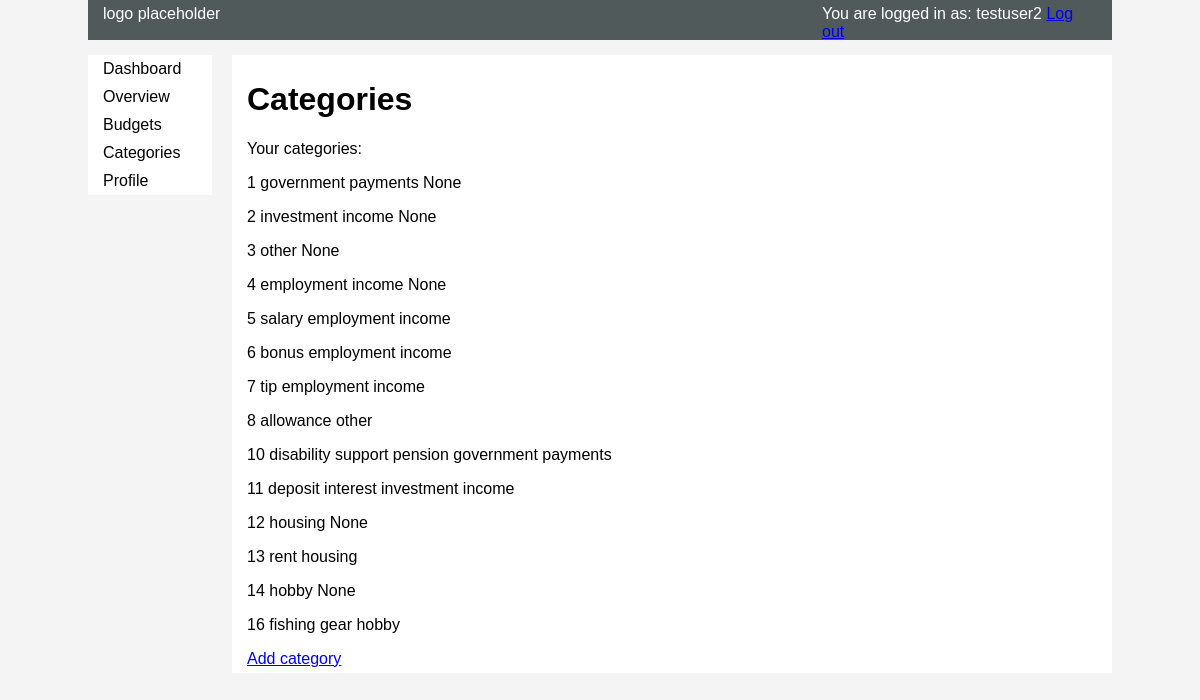
Page /budget/categories/ (signed in) on the committed database.
### budget/models.py (models this page shows)
class Category(models.Model):
    class Meta:
        verbose_name_plural = "Categories"
    parent = models.ForeignKey('self', on_delete=models.CASCADE, null=True, blank=True)
    name = models.CharField(max_length=30)
    user = models.ForeignKey(User, null=True, blank=True, on_delete=models.DO_NOTHING)
    def __str__(self):
        return str(self.name)

### budget/views.py (the view)
# urls.py: path('categories/', views.view_categories, name='budget_view_categories'),
def view_categories(request):
    categories = Category.objects.filter(user=None) | Category.objects.filter(user=request.user)
    return render(request, 'budget/view_categories.html', {'categories': categories})

### budget/templates/budget/view_categories.html (shortened to what this page needs)
{% extends "base.html" %}
{% block content %}
    <h1>Categories</h1>
    <p>Your categories:</p>
    <table>
        {% for category in categories %}
            <p>{{ category.pk }} {{ category.name }} {{ category.parent }}</p>
        {% endfor %}
    </table>
    <a href="{% url 'budget_add_budget' %}">Add category</a>
{% endblock %}

### account/templates/base.html (shortened to what this page needs)
<!DOCTYPE html>
{% load staticfiles %}
{% load static %}
<html lang="en">
<head>
    <link rel="stylesheet" href="{% static 'css/main.css' %}">
</head>
<body>
    <div id="container">
        <div id="header">
            <div class="logo">
                logo placeholder
            </div>
            <div class="user">
                {% if request.user.is_authenticated %}
                    You are logged in as: {{ request.user.username }}
                    <a href="{% url 'logout' %}">Log out</a>
                {% else %}
                    <a href="{% url 'login' %}">Log in</a>
                {% endif %}
            </div>
        </div>
        <div id="menu">
            {% if request.user.is_authenticated %}
                <ul class="menu">
                    <li>
                        <a href="{% url 'budget_dashboard' %}">Dashboard</a>
                    </li>
                    <li>
                        <a href="{% url 'budget_overview' %}">Overview</a>
                    </li>
                    <li>
                        <a href="{% url 'budget_view_budgets' %}">Budgets</a>
                    </li>
                    <li>
                        <a href="{% url 'budget_view_categories' %}">Categories</a>
                    </li>
                    <li>
                        <a href="{% url 'dashboard' %}">Profile</a>
                    </li>
                </ul>
            {% endif %}
        </div>
        <div id="content">
            {% block content %}
            {% endblock %}
        </div>
    </div>
</body>
</html>

### static/css/main.css (style rules this page uses)
body { font-family: Arial, Helvetica, sans-serif; margin: 0px; background-color:#f4f4f4; }
div#container { width:1024px; margin:0 auto; overflow: hidden; }
div#header { height:30px; background-color:#505a5b; padding:5px 15px; color: #ffffff; overflow: hidden; }
div#menu { width:124px; margin: 15px 10px 0px 0px; float:left; background-color:#fff; }
div#content { width:850px; margin: 15px 0px 0px 10px; padding: 5px 15px; float: left; background-color:#fff; }
div.logo { width: 124px; float: left; }
div.user { width: 275px; float: right; }
ul.menu { list-style-type: none; margin: 0; padding: 0; width: 100%; }
li a { display: block; color: #000; padding: 5px 15px; text-decoration: none; }
table { width: 100%; }

### rows in the picture
Category: pk "1", name "government payments", parent "None"
Category: pk "2", name "investment income", parent "None"
Category: pk "3", name "other", parent "None"
Category: pk "4", name "employment income", parent "None"
Category: pk "5", name "salary", parent "employment income"
Category: pk "6", name "bonus", parent "employment income"
Category: pk "7", name "tip", parent "employment income"
Category: pk "8", name "allowance", parent "other"
Category: pk "10", name "disability support pension", parent "government payments"
Category: pk "11", name "deposit interest", parent "investment income"
Category: pk "12", name "housing", parent "None"
Category: pk "13", name "rent", parent "housing"
Category: pk "14", name "hobby", parent "None"
Category: pk "16", name "fishing gear", parent "hobby"

### other values in the picture
{{ request.user.username }} "testuser2"
